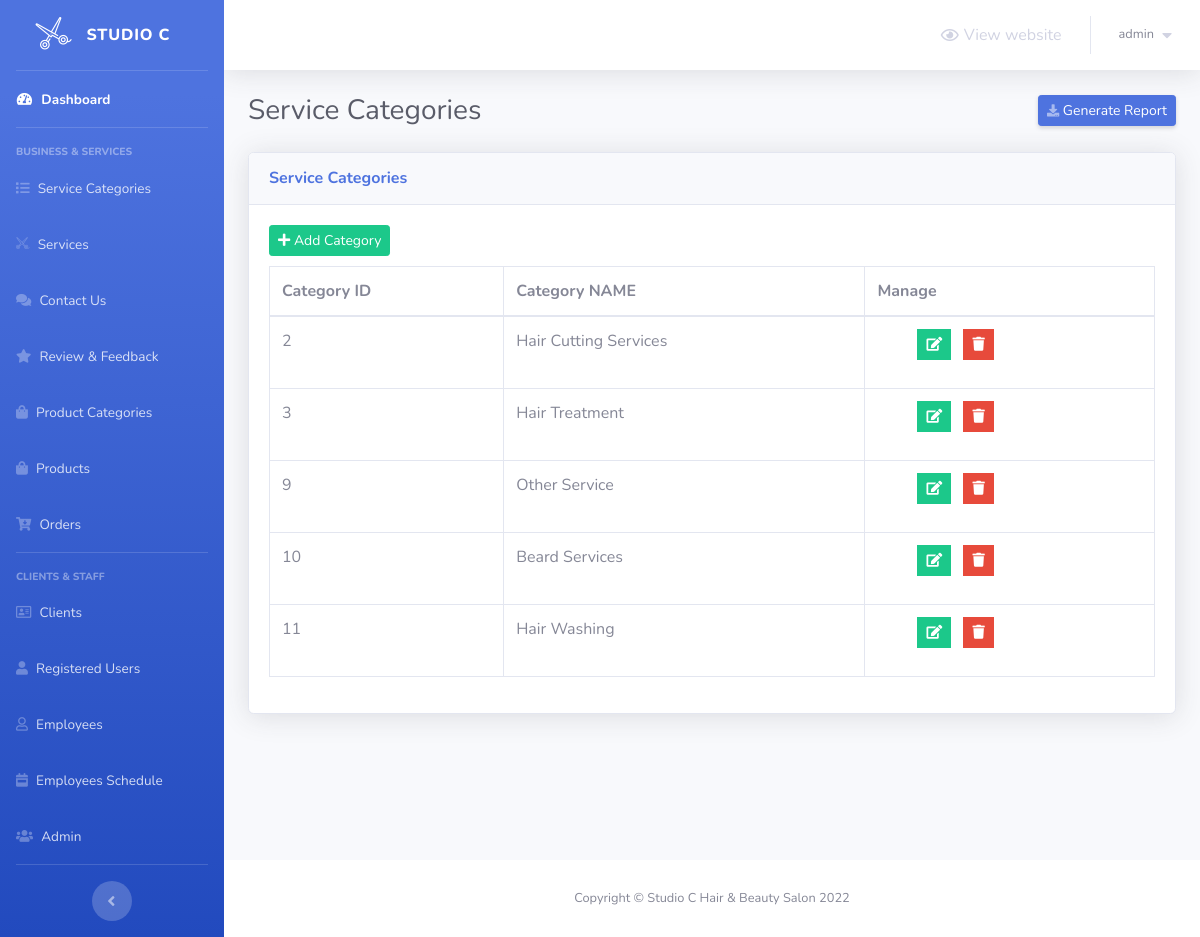
/admin/service-categories.php (signed in), run on the app's committed database.
### tables this page shows
CREATE TABLE `service_categories` (
  `category_id` int(2) NOT NULL,
  `category_name` varchar(50) NOT NULL
);

### admin/service-categories.php (the view, shortened to what this page needs)
<?php
    include 'connect.php';
    include 'Includes/templates/header.php';
    if(isset($_SESSION['username_barbershop_Xw211qAAsq4']) && isset($_SESSION['password_barbershop_Xw211qAAsq4']))
    {
?>
        <div class="container-fluid">
            <div class="d-sm-flex align-items-center justify-content-between mb-4">
                <h1 class="h3 mb-0 text-gray-800">Service Categories</h1>
                <a href="#" class="d-none d-sm-inline-block btn btn-sm btn-primary shadow-sm">
                    <i class="fas fa-download fa-sm text-white-50"></i>
                    Generate Report
                </a>
            </div>
            <?php
                $stmt = $con->prepare("SELECT * FROM service_categories");
                $stmt->execute();
                $rows_categories = $stmt->fetchAll();
            ?>
            <div class="card shadow mb-4">
                <div class="card-header py-3">
                    <h6 class="m-0 font-weight-bold text-primary">Service Categories</h6>
                </div>
                <div class="card-body">
                    <button class="btn btn-success btn-sm" style="margin-bottom: 10px;" type="button" data-toggle="modal" data-target="#add_new_category" data-placement="top">
                        <i class="fa fa-plus"></i>
                        Add Category
                    </button>
                    <div class="table-responsive">
                        <table class="table table-bordered" id="dataTable" width="100%" cellspacing="0">
                            <thead>
                                <tr>
                                    <th>Category ID</th>
                                    <th>Category NAME</th>
                                    <th>Manage</th>
                                </tr>
                            </thead>
                            <tbody>
                                <?php
                                foreach($rows_categories as $category)
                                {
                                    echo "<tr>";
                                        echo "<td>";
                                            echo $category['category_id'];
                                        echo "</td>";
                                        echo "<td>";
                                            echo $category['category_name'];
                                        echo "</td>";
                                        echo "<td>";
                                            if(strtolower($category["category_name"]) != "uncategorized")
                                            {
                                                $delete_data = "delete_".$category["category_id"];
                                                $edit_data = "edit_".$category["category_id"];
                                            ?>
                                            <ul>
                                                <li class="list-inline-item" data-toggle="tooltip" title="Edit">
                                                    <button class="btn btn-success btn-sm rounded-0" type="button" data-toggle="modal" data-target="#<?php echo $edit_data; ?>" data-placement="top"><i class="fa fa-edit"></i></button>
                                                </li>
                                                <li class="list-inline-item" data-toggle="tooltip" title="Delete">
                                                    <button class="btn btn-danger btn-sm rounded-0" type="button" data-toggle="modal" data-target="#<?php echo $delete_data; ?>" data-placement="top"><i class="fa fa-trash"></i></button>
                                                </li>
                                            </ul>
                                            <?php
                                            }
                                        echo "</td>";
                                    echo "</tr>";
                                }
                            ?>
                            </tbody>
                        </table>
                    </div>
                </div>
            </div>
        </div>
<?php
        include 'Includes/templates/footer.php';
    }
    else
    {
        header('Location: login.php');
        exit();
    }
?>

### data on the page
service_categories: category_id "2", category_name "Hair Cutting Services"
service_categories: category_id "3", category_name "Hair Treatment"
service_categories: category_id "9", category_name "Other Service"
service_categories: category_id "10", category_name "Beard Services"
service_categories: category_id "11", category_name "Hair Washing"

### other printed values
$_SESSION['username_barbershop_Xw211qAAsq4'] "admin"
